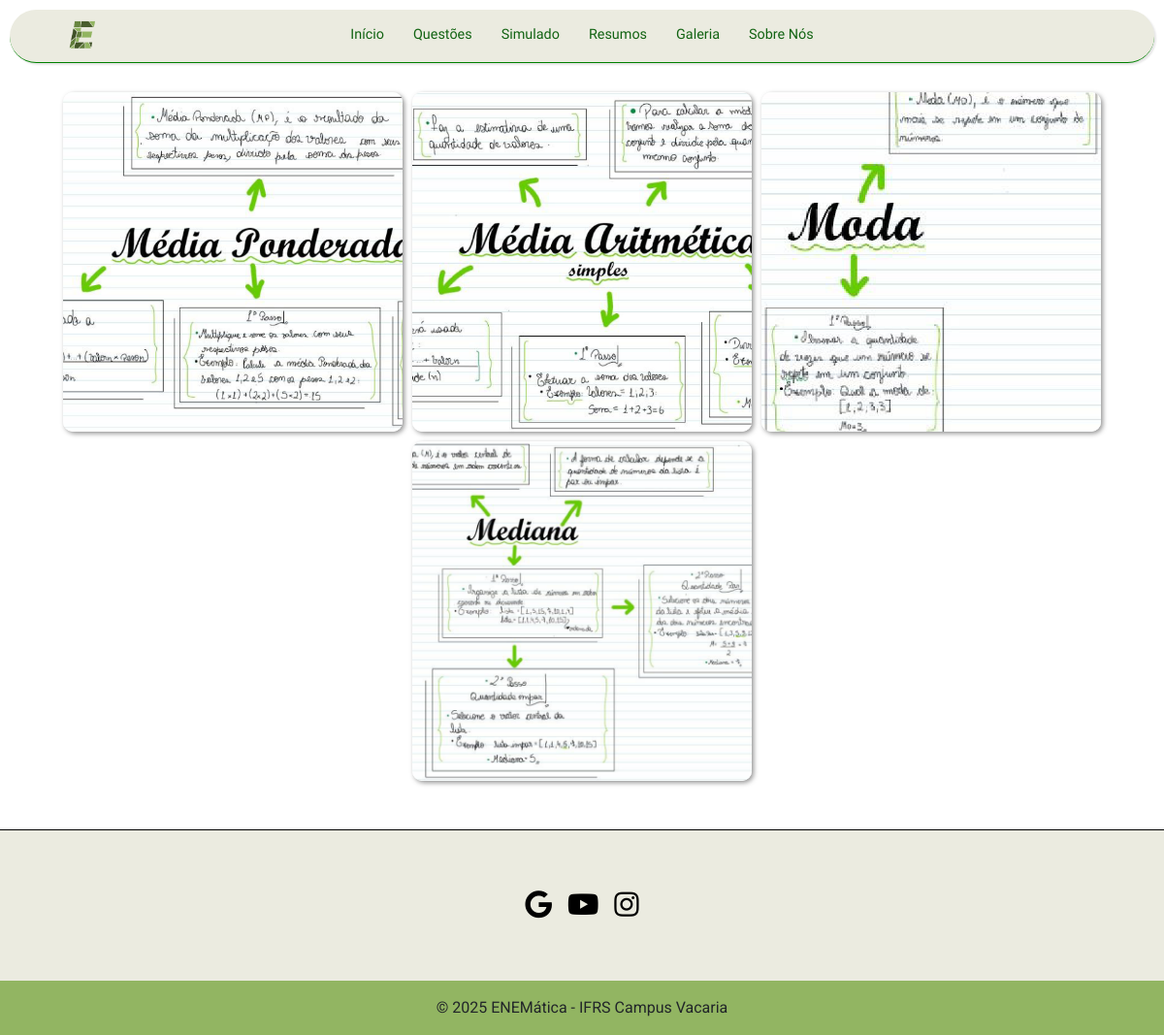
Page /resumos/ on the earlier database version.
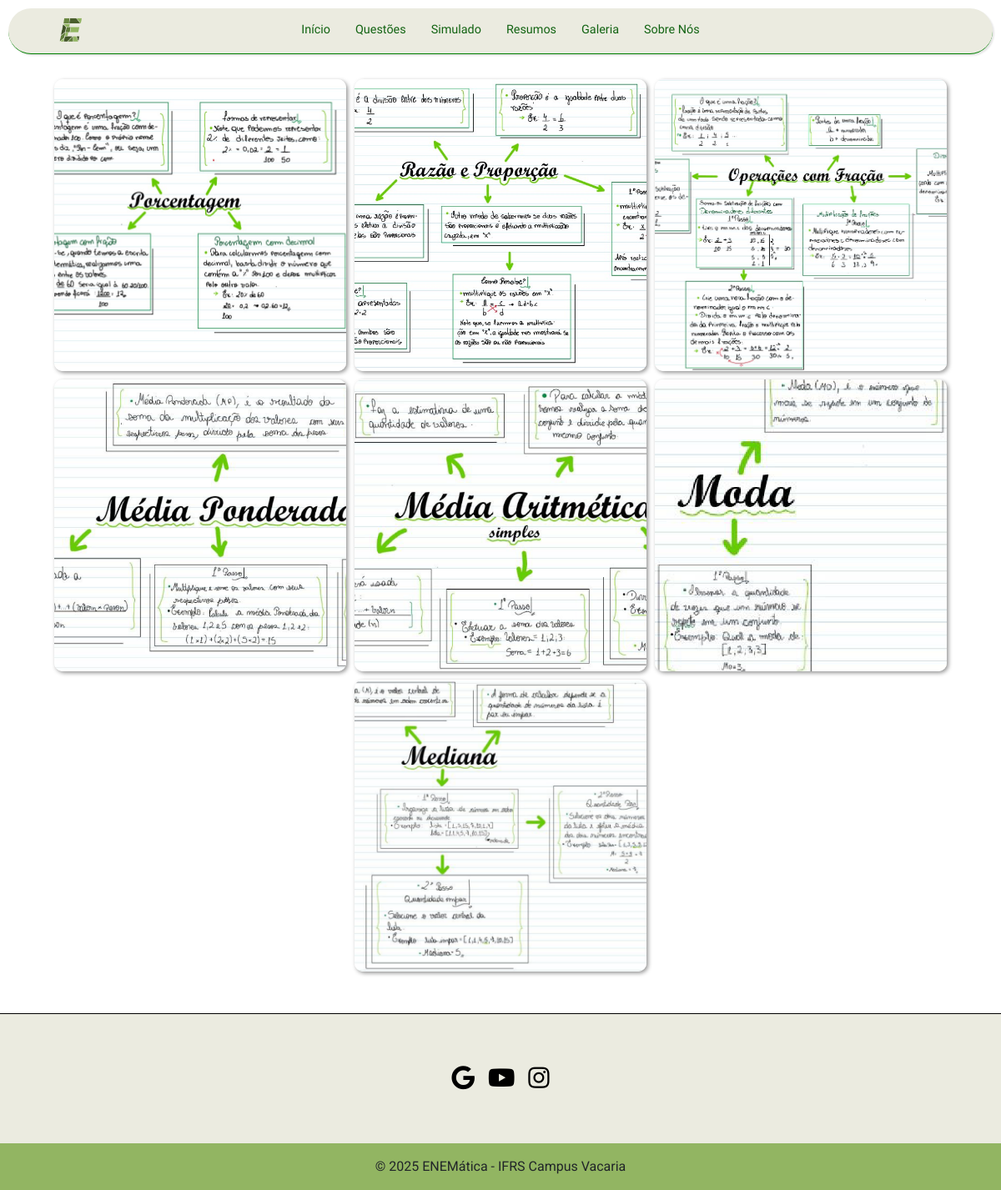
Same page on the later database version.
### app/models/resumo.py (models this page shows, shortened)
class Resumo(BaseModel):
    nome = models.CharField(max_length=100, default='')
    imagem = models.ImageField()
    """Method to return the resume's context"""

### app/views.py (the view)
# urls.py: path('resumos/', ResumosList.as_view(), name='resumos'),
class ResumosList(ListView):
    model = Resumo
    template_name = 'resumos.html'
    ordering = ['-id']

### templates/resumos.html (shortened to what this page needs)
{% extends 'base.html' %}
{% load static %}
{% block content %}
<head>
    <link rel="stylesheet" href="{% static 'css/resumos.css' %}">
</head>
<div id="imagens">
{% for resumo in object_list %}
    <div>
        <img src="{{resumo.imagem.url}}" alt="">
    </div>
{% endfor %}
</div>
{% endblock content %}

### templates/base.html (shortened to what this page needs)
{% load static %}
<!DOCTYPE html>
<html lang="pt-br" style="height: 100%;">
<head>
    <link rel="stylesheet" href="https://cdn.jsdelivr.net/npm/bootstrap@4.0.0/dist/css/bootstrap.min.css">
    <link rel="stylesheet" href="https://use.fontawesome.com/releases/v5.11.2/css/all.css" />
</head>
<header id="body" style="display: flex; flex-direction: column; height: 100%; width: 100%; margin: 0; padding-top: 5px;">
  <nav class="navbar navbar-expand-lg navbar-light fixed-top" id="navHome">
    <div class="container-fluid justify-content-center justify-content-lg-start position-relative">
      <a class="navbar-brand logo-link" href="{% url 'app:base' %}">
        <img src="{% static 'imagens/logo.png' %}" width="39px" height="39px" alt="Logo">
      </a>
      <div class="collapse navbar-collapse justify-content-center justify-content-lg-center" id="navbarContent">
        <ul class="navbar-nav flex-column flex-lg-row text-left text-lg-center">
          <li class="nav-item"><a class="nav-link" href="{% url 'app:base' %}">Início</a></li>
          <li class="nav-item"><a class="nav-link" href="{% url 'app:questoes' %}">Questões</a></li>
          <li class="nav-item"><a class="nav-link" href="{% url 'app:simulado' %}">Simulado</a></li>
          <li class="nav-item"><a class="nav-link" href="{% url 'app:resumos' %}">Resumos</a></li>
          <li class="nav-item"><a class="nav-link" href="{% url 'app:galeria' %}">Galeria</a></li>
          <li class="nav-item"><a class="nav-link" href="{% url 'app:sobre_nos' %}">Sobre Nós</a></li>
        </ul>
      </div>
    </div>
  </nav>
</header>
{% block content %}{% endblock content %}
  <footer class="text-center text-lg-start">
    <div class="container d-flex justify-content-center py-5">
      <button type="button" onclick="location.href='http://enematica.vacaria.ifrs.edu.br/'" class="btn btn-primary btn-lg btn-floating mx-2">
        <i class="fab fa-google"></i>
      </button>
      <button type="button" onclick="location.href='https://www.youtube.com/@enematica3076'" class="btn btn-primary btn-lg btn-floating mx-2">
        <i class="fab fa-youtube"></i>
      </button>
      <button type="button" onclick="location.href='https://www.instagram.com/enematica_ifrs/'" class="btn btn-primary btn-lg btn-floating mx-2">
        <i class="fab fa-instagram"></i>
      </button>
    </div>
    <div class="text-center text-white p-3">
      © 2025 ENEMática - IFRS Campus Vacaria
    </div>
  </footer>
</body>
</html>

### static/css/resumos.css (style rules this page uses)
#imagens { width: 100%; margin: 0 auto; margin-top: 90px; margin-bottom: 50px; display: flex; flex-wrap: wrap; justify-content: center; column-gap: 10px; row-gap: 10px; }
#imagens div { border-radius: 10px; width: 350px; height: 350px; overflow: hidden; box-shadow: 2px 2px 5px rgba(0, 0, 0, 0.425); cursor: pointer; }
#imagens img { height: 100%; width: 100%; object-fit: cover; transition: .2s linear; }

### templates/base.html (style rules this page uses)
* { font-family:"Roboto", sans-serif; }
#navHome { display: flex; justify-content: center; min-height: 55px; align-items: center; column-gap: 30px; background: #ebebe0; padding-bottom: 4px; padding-top: 4px; border-bottom: 1px solid green; flex-wrap: wrap; row-gap: 10px; margin: 10px; border-radius: 30px; box-shadow: 2px 2px 2px rgba(0, 0, 0, 0.103); }
#navHome a:not(.logo-link) { color: #126312; text-decoration: none!important; font-size: 0.9em; border-bottom: 3px solid transparent; transition: color 0.3s ease, border-color 0.3s ease; }
.logo-link { position:relative; }
#navHome a { font-family: 'Kanit', sans-serif !important; }
.navbar-nav .nav-item { margin: 0 7px; }
.navbar-nav .nav-link { display: inline-block;border-bottom: 3px solid transparent; }
footer { background: #ebebe0; margin-top: auto; border-top: 1px solid black; }
footer button { background: transparent; }
.btn-primary { background: none; color: black; border: none; }
footer .p-3 { color: #212529!important; background: #92b562; }
.ml-2, .mx-2 { margin: 0!important; }
.btn-group-lg > .btn, .btn-lg { font-size: 1.8rem!important; padding: 0.5rem!important; }
.navbar-nav .nav-link { color:#126312!important;font-size:23px;font-family:'Kanit',sans-serif!important;border-bottom:3px solid transparent;padding:8px 15px; }
.logo-link { margin-right:20px; }
@media (min-width:992px) { .logo-link { position:absolute;left:40px;top:50%;transform:translateY(-50%); } }

Differences in the rows shown:
added Resumo: imagem (picture)
added Resumo: imagem (picture)
added Resumo: imagem (picture)
